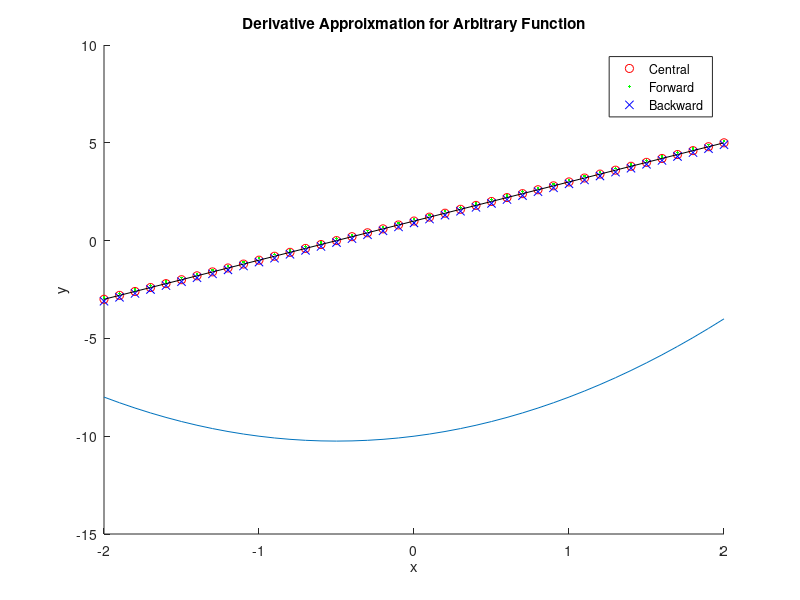

Source code (MATLAB):
clc; close all; clear;
f = inline('x.^2 + x -10','x');
h = 0.1;
n = 1;
x = -2:0.1:2;
figure()
y = x.^2 + x - 10;
z = 2*x + 1;
hold on
for i = 1: length(x)
    central = (f(x(i)+h) - f(x(i)-h))./(2*h);
    forward = (f(x(i)+h) - f(x(i)))/h;
    backward = (f(x(i)) - f(x(i)-h))/h; 
    plot(x(i), central,'ro');
    plot(x(i), forward, 'g.');
    plot(x(i), backward, 'bx');
end
plot(x,y)
plot(x,z,'k');
legend('Central', 'Forward', 'Backward');
xlabel('x');
ylabel('y');
title('Derivative Approixmation for Arbitrary Function')
